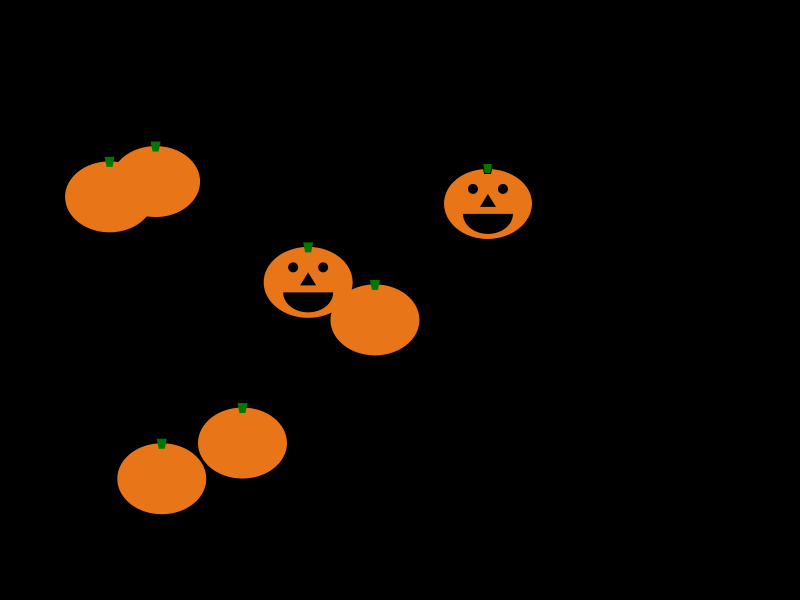
Frame 1 (no input)
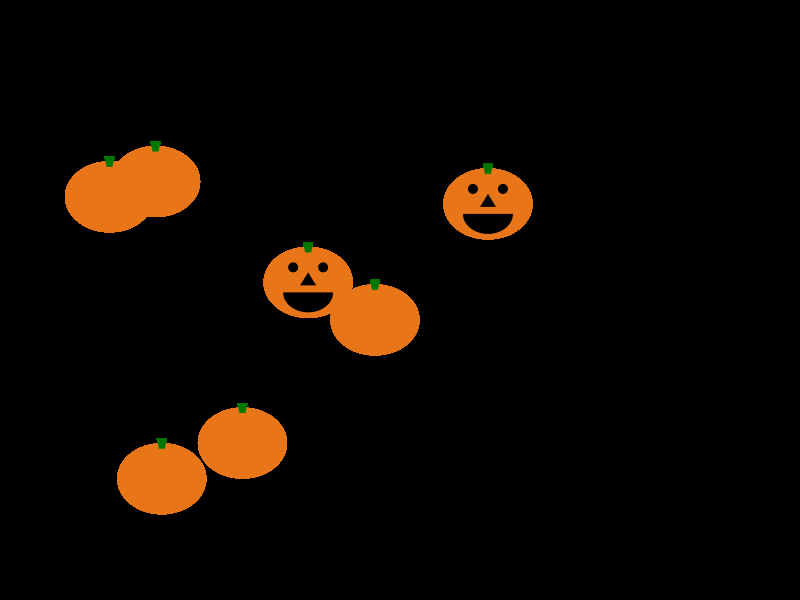
Frame 60 (the mouse pressed at the canvas centre just before this capture)
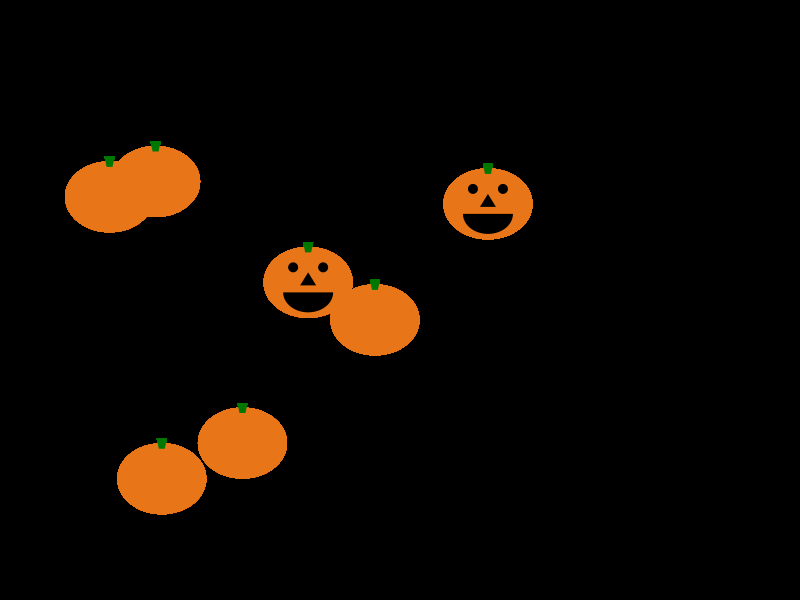
Frame 120 (the mouse held since frame 60 and released just before this capture)

The Processing sketch that drew these frames (run headless with seeded random() and noise(); from frame 60 on, the mouse is pressed at the canvas centre):

// Processing sketch: Question_2
// ── Question_2.pde
final int pumpkinWidth = 89;
final int pumpkinHeight = 71;
int numOfPumpkins = 7;

class Pumpkin
{
  float x;
  float y;
  boolean jackOLantern;

  Pumpkin(float newX, float newY, int jackOLanternBinary)
  {
    this.x = newX;
    this.y = newY;
    if (jackOLanternBinary == 0) 
    {
      this.jackOLantern = false;
      
    } else {
        this.jackOLantern = true;
    }
    
  }
}

// declare and initialize array to store pumpkin objects
Pumpkin[] pumpkinPatch = new Pumpkin[numOfPumpkins];

void setup()
{
  size(800, 600);
  background(0);
  smooth();
  
  for (int i = 0; i < numOfPumpkins; i++)
  {
    pumpkinPatch[i] = new Pumpkin(random(100, 700), random(100, 500), (int)random(2)); // create new object in array at index [i]
    
  }
 
}

void draw()
{
  drawPumpkin(pumpkinPatch);
}

void drawPumpkin(Pumpkin[] p)
{
  
  int smileDiameter = 45;
  int eyeDiameter = 10;
  
  for (int i = 0; i < numOfPumpkins; i++)
  {
    
    // pumpkin body
    fill(232, 117, 23);
    ellipse(p[i].x, p[i].y, pumpkinWidth, pumpkinHeight);
    
    // stem
    fill(0, 120, 0);
    quad(p[i].x - 3, p[i].y - pumpkinHeight/2 + 5, 
         p[i].x - 5, p[i].y - pumpkinHeight/2 - 5, 
         p[i].x + 5, p[i].y - pumpkinHeight/2 - 5, 
         p[i].x + 3, p[i].y - pumpkinHeight/2 + 5);
  
    if (pumpkinPatch[i].jackOLantern == true)
    {
    
      //Left Eye 
      noStroke();
      fill(0);
      ellipseMode(CENTER);
      ellipse(p[i].x - 15, p[i].y - 15, eyeDiameter, eyeDiameter);
    
      // Right Eye
      noStroke();
      fill(0);
      ellipseMode(CENTER);
      ellipse(p[i].x + 15, p[i].y - 15, eyeDiameter, eyeDiameter);
      
      // nose 
      noStroke();
      fill(0);
      triangle(p[i].x - 8, p[i].y + 3, p[i].x, p[i].y - 10, p[i].x + 8, p[i].y + 3);
      
      //mouth 
      noStroke();
      fill(0);
      arc(p[i].x, p[i].y + 10, smileDiameter +5, smileDiameter - 5, 0, PI);
    
    }
      
  }  
  
}
